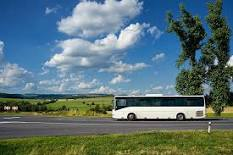
#> input picture bus.jfif, 233 x 155 px
$ jupyter execute --allow-errors 'Species Recognizer Using YOLO.ipynb'
#> lines starting #> are read from the running program, lines starting #| are printed output that depends on the picture
[cell 1]
import cv2
import numpy as np
import matplotlib.pyplot as plt

#> (a cell that did not finish here is left out)

[cell 3]
classes = []

with open("./coco.names", 'r') as f:
#> (reads coco.names from the repository)
    classes = f.read().splitlines()

[cell 4]
classes

[cell 5]
len(classes)

[cell 6]
img = cv2.imread("./bus.jfif")
#> img is the input picture: shape (155, 233, 3); mean B, G, R 117.7, 113.7, 90.2

[cell 7]
blob = cv2.dnn.blobFromImage(img, 1/255, (320,320), (0,0,0), swapRB=True, crop=False)

[cell 8]
blob.shape
#> Out = (1, 3, 320, 320)

[cell 9]
# to print img:

i = blob[0].reshape(320,320,3)
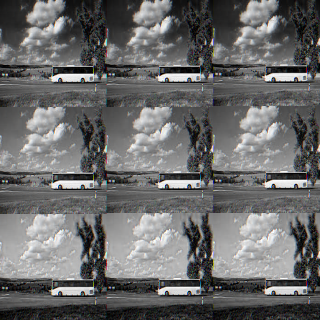
#> i: shape (320, 320, 3) float32; mean of channels 0, 1, 2 0.42, 0.42, 0.42; drawn as B, G, R
plt.imshow(i)

#> (a cell that did not finish here is left out)

#> (a cell that did not finish here is left out)

[cell 12]
height, width, _ = img.shape
#> height = 155; width = 233

[cell 13]
height
#> Out = 155

[cell 14]
width
#> Out = 233
